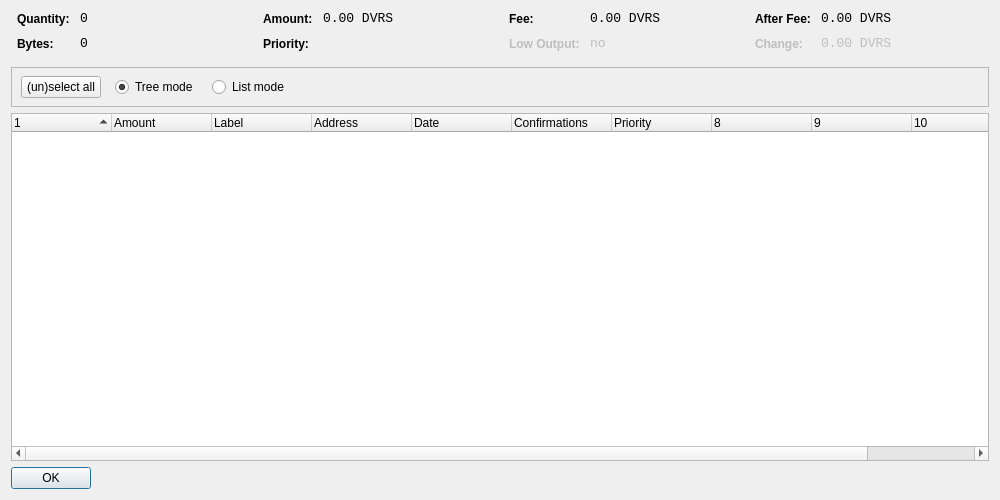
<?xml version="1.0" encoding="UTF-8"?>
<ui version="4.0">
 <class>CoinControlDialog</class>
 <widget class="QDialog" name="CoinControlDialog">
  <property name="geometry">
   <rect>
    <x>0</x>
    <y>0</y>
    <width>1000</width>
    <height>500</height>
   </rect>
  </property>
  <property name="windowTitle">
   <string>Coin Control</string>
  </property>
  <layout class="QVBoxLayout" name="verticalLayout">
   <item>
    <layout class="QHBoxLayout" name="horizontalLayoutTop" stretch="0,0,0,0">
     <property name="topMargin">
      <number>0</number>
     </property>
     <property name="bottomMargin">
      <number>10</number>
     </property>
     <item>
      <layout class="QFormLayout" name="formLayoutCoinControl1">
       <property name="horizontalSpacing">
        <number>10</number>
       </property>
       <property name="verticalSpacing">
        <number>10</number>
       </property>
       <property name="leftMargin">
        <number>6</number>
       </property>
       <property name="rightMargin">
        <number>6</number>
       </property>
       <item row="0" column="0">
        <widget class="QLabel" name="labelCoinControlQuantityText">
         <property name="styleSheet">
          <string notr="true">font-weight:bold;</string>
         </property>
         <property name="text">
          <string>Quantity:</string>
         </property>
        </widget>
       </item>
       <item row="0" column="1">
        <widget class="QLabel" name="labelCoinControlQuantity">
         <property name="font">
          <font>
           <family>Monospace</family>
           <pointsize>10</pointsize>
          </font>
         </property>
         <property name="cursor">
          <cursorShape>IBeamCursor</cursorShape>
         </property>
         <property name="contextMenuPolicy">
          <enum>Qt::ActionsContextMenu</enum>
         </property>
         <property name="text">
          <string notr="true">0</string>
         </property>
         <property name="textInteractionFlags">
          <set>Qt::LinksAccessibleByMouse|Qt::TextSelectableByKeyboard|Qt::TextSelectableByMouse</set>
         </property>
        </widget>
       </item>
       <item row="1" column="0">
        <widget class="QLabel" name="labelCoinControlBytesText">
         <property name="styleSheet">
          <string notr="true">font-weight:bold;</string>
         </property>
         <property name="text">
          <string>Bytes:</string>
         </property>
        </widget>
       </item>
       <item row="1" column="1">
        <widget class="QLabel" name="labelCoinControlBytes">
         <property name="font">
          <font>
           <family>Monospace</family>
           <pointsize>10</pointsize>
          </font>
         </property>
         <property name="cursor">
          <cursorShape>IBeamCursor</cursorShape>
         </property>
         <property name="contextMenuPolicy">
          <enum>Qt::ActionsContextMenu</enum>
         </property>
         <property name="text">
          <string notr="true">0</string>
         </property>
         <property name="textInteractionFlags">
          <set>Qt::LinksAccessibleByMouse|Qt::TextSelectableByKeyboard|Qt::TextSelectableByMouse</set>
         </property>
        </widget>
       </item>
      </layout>
     </item>
     <item>
      <layout class="QFormLayout" name="formLayoutCoinControl2">
       <property name="horizontalSpacing">
        <number>10</number>
       </property>
       <property name="verticalSpacing">
        <number>10</number>
       </property>
       <property name="leftMargin">
        <number>6</number>
       </property>
       <property name="rightMargin">
        <number>6</number>
       </property>
       <item row="0" column="0">
        <widget class="QLabel" name="labelCoinControlAmountText">
         <property name="styleSheet">
          <string notr="true">font-weight:bold;</string>
         </property>
         <property name="text">
          <string>Amount:</string>
         </property>
        </widget>
       </item>
       <item row="0" column="1">
        <widget class="QLabel" name="labelCoinControlAmount">
         <property name="font">
          <font>
           <family>Monospace</family>
           <pointsize>10</pointsize>
          </font>
         </property>
         <property name="cursor">
          <cursorShape>IBeamCursor</cursorShape>
         </property>
         <property name="contextMenuPolicy">
          <enum>Qt::ActionsContextMenu</enum>
         </property>
         <property name="text">
          <string notr="true">0.00 DVRS</string>
         </property>
         <property name="textInteractionFlags">
          <set>Qt::LinksAccessibleByMouse|Qt::TextSelectableByKeyboard|Qt::TextSelectableByMouse</set>
         </property>
        </widget>
       </item>
       <item row="1" column="0">
        <widget class="QLabel" name="labelCoinControlPriorityText">
         <property name="styleSheet">
          <string notr="true">font-weight:bold;</string>
         </property>
         <property name="text">
          <string>Priority:</string>
         </property>
        </widget>
       </item>
       <item row="1" column="1">
        <widget class="QLabel" name="labelCoinControlPriority">
         <property name="font">
          <font>
           <family>Monospace</family>
           <pointsize>10</pointsize>
          </font>
         </property>
         <property name="cursor">
          <cursorShape>IBeamCursor</cursorShape>
         </property>
         <property name="contextMenuPolicy">
          <enum>Qt::ActionsContextMenu</enum>
         </property>
         <property name="text">
          <string/>
         </property>
         <property name="textInteractionFlags">
          <set>Qt::LinksAccessibleByMouse|Qt::TextSelectableByKeyboard|Qt::TextSelectableByMouse</set>
         </property>
        </widget>
       </item>
      </layout>
     </item>
     <item>
      <layout class="QFormLayout" name="formLayoutCoinControl3">
       <property name="horizontalSpacing">
        <number>10</number>
       </property>
       <property name="verticalSpacing">
        <number>10</number>
       </property>
       <property name="leftMargin">
        <number>6</number>
       </property>
       <property name="rightMargin">
        <number>6</number>
       </property>
       <item row="0" column="0">
        <widget class="QLabel" name="labelCoinControlFeeText">
         <property name="styleSheet">
          <string notr="true">font-weight:bold;</string>
         </property>
         <property name="text">
          <string>Fee:</string>
         </property>
        </widget>
       </item>
       <item row="0" column="1">
        <widget class="QLabel" name="labelCoinControlFee">
         <property name="font">
          <font>
           <family>Monospace</family>
           <pointsize>10</pointsize>
          </font>
         </property>
         <property name="cursor">
          <cursorShape>IBeamCursor</cursorShape>
         </property>
         <property name="contextMenuPolicy">
          <enum>Qt::ActionsContextMenu</enum>
         </property>
         <property name="text">
          <string notr="true">0.00 DVRS</string>
         </property>
         <property name="textInteractionFlags">
          <set>Qt::LinksAccessibleByMouse|Qt::TextSelectableByKeyboard|Qt::TextSelectableByMouse</set>
         </property>
        </widget>
       </item>
       <item row="1" column="0">
        <widget class="QLabel" name="labelCoinControlLowOutputText">
         <property name="enabled">
          <bool>false</bool>
         </property>
         <property name="styleSheet">
          <string notr="true">font-weight:bold;</string>
         </property>
         <property name="text">
          <string>Low Output:</string>
         </property>
        </widget>
       </item>
       <item row="1" column="1">
        <widget class="QLabel" name="labelCoinControlLowOutput">
         <property name="enabled">
          <bool>false</bool>
         </property>
         <property name="font">
          <font>
           <family>Monospace</family>
           <pointsize>10</pointsize>
          </font>
         </property>
         <property name="cursor">
          <cursorShape>IBeamCursor</cursorShape>
         </property>
         <property name="contextMenuPolicy">
          <enum>Qt::ActionsContextMenu</enum>
         </property>
         <property name="text">
          <string notr="true">no</string>
         </property>
         <property name="textInteractionFlags">
          <set>Qt::LinksAccessibleByMouse|Qt::TextSelectableByKeyboard|Qt::TextSelectableByMouse</set>
         </property>
        </widget>
       </item>
      </layout>
     </item>
     <item>
      <layout class="QFormLayout" name="formLayoutCoinControl4">
       <property name="horizontalSpacing">
        <number>10</number>
       </property>
       <property name="verticalSpacing">
        <number>10</number>
       </property>
       <property name="leftMargin">
        <number>6</number>
       </property>
       <property name="rightMargin">
        <number>6</number>
       </property>
       <item row="0" column="0">
        <widget class="QLabel" name="labelCoinControlAfterFeeText">
         <property name="styleSheet">
          <string notr="true">font-weight:bold;</string>
         </property>
         <property name="text">
          <string>After Fee:</string>
         </property>
        </widget>
       </item>
       <item row="0" column="1">
        <widget class="QLabel" name="labelCoinControlAfterFee">
         <property name="font">
          <font>
           <family>Monospace</family>
           <pointsize>10</pointsize>
          </font>
         </property>
         <property name="cursor">
          <cursorShape>IBeamCursor</cursorShape>
         </property>
         <property name="contextMenuPolicy">
          <enum>Qt::ActionsContextMenu</enum>
         </property>
         <property name="text">
          <string notr="true">0.00 DVRS</string>
         </property>
         <property name="textInteractionFlags">
          <set>Qt::LinksAccessibleByMouse|Qt::TextSelectableByKeyboard|Qt::TextSelectableByMouse</set>
         </property>
        </widget>
       </item>
       <item row="1" column="0">
        <widget class="QLabel" name="labelCoinControlChangeText">
         <property name="enabled">
          <bool>false</bool>
         </property>
         <property name="styleSheet">
          <string notr="true">font-weight:bold;</string>
         </property>
         <property name="text">
          <string>Change:</string>
         </property>
        </widget>
       </item>
       <item row="1" column="1">
        <widget class="QLabel" name="labelCoinControlChange">
         <property name="enabled">
          <bool>false</bool>
         </property>
         <property name="font">
          <font>
           <family>Monospace</family>
           <pointsize>10</pointsize>
          </font>
         </property>
         <property name="cursor">
          <cursorShape>IBeamCursor</cursorShape>
         </property>
         <property name="contextMenuPolicy">
          <enum>Qt::ActionsContextMenu</enum>
         </property>
         <property name="text">
          <string notr="true">0.00 DVRS</string>
         </property>
         <property name="textInteractionFlags">
          <set>Qt::LinksAccessibleByMouse|Qt::TextSelectableByKeyboard|Qt::TextSelectableByMouse</set>
         </property>
        </widget>
       </item>
      </layout>
     </item>
    </layout>
   </item>
   <item>
    <widget class="QFrame" name="frame">
     <property name="minimumSize">
      <size>
       <width>0</width>
       <height>40</height>
      </size>
     </property>
     <property name="frameShape">
      <enum>QFrame::StyledPanel</enum>
     </property>
     <property name="frameShadow">
      <enum>QFrame::Sunken</enum>
     </property>
     <widget class="QWidget" name="horizontalLayoutWidget">
      <property name="geometry">
       <rect>
        <x>10</x>
        <y>0</y>
        <width>781</width>
        <height>41</height>
       </rect>
      </property>
      <layout class="QHBoxLayout" name="horizontalLayoutPanel" stretch="0,0,0,0,0">
       <property name="spacing">
        <number>14</number>
       </property>
       <item>
        <widget class="QPushButton" name="pushButtonSelectAll">
         <property name="sizePolicy">
          <sizepolicy hsizetype="Maximum" vsizetype="Fixed">
           <horstretch>0</horstretch>
           <verstretch>0</verstretch>
          </sizepolicy>
         </property>
         <property name="text">
          <string>(un)select all</string>
         </property>
        </widget>
       </item>
       <item>
        <widget class="QRadioButton" name="radioTreeMode">
         <property name="sizePolicy">
          <sizepolicy hsizetype="Maximum" vsizetype="Fixed">
           <horstretch>0</horstretch>
           <verstretch>0</verstretch>
          </sizepolicy>
         </property>
         <property name="text">
          <string>Tree mode</string>
         </property>
         <property name="checked">
          <bool>true</bool>
         </property>
        </widget>
       </item>
       <item>
        <widget class="QRadioButton" name="radioListMode">
         <property name="sizePolicy">
          <sizepolicy hsizetype="Maximum" vsizetype="Fixed">
           <horstretch>0</horstretch>
           <verstretch>0</verstretch>
          </sizepolicy>
         </property>
         <property name="text">
          <string>List mode</string>
         </property>
        </widget>
       </item>
       <item>
        <spacer name="horizontalSpacer">
         <property name="orientation">
          <enum>Qt::Horizontal</enum>
         </property>
         <property name="sizeHint" stdset="0">
          <size>
           <width>40</width>
           <height>20</height>
          </size>
         </property>
        </spacer>
       </item>
      </layout>
     </widget>
    </widget>
   </item>
   <item>
    <widget class="CoinControlTreeWidget" name="treeWidget">
     <property name="contextMenuPolicy">
      <enum>Qt::CustomContextMenu</enum>
     </property>
     <property name="sortingEnabled">
      <bool>false</bool>
     </property>
     <property name="columnCount">
      <number>11</number>
     </property>
     <attribute name="headerShowSortIndicator" stdset="0">
      <bool>true</bool>
     </attribute>
     <attribute name="headerStretchLastSection">
      <bool>false</bool>
     </attribute>
     <column>
      <property name="text">
       <string/>
      </property>
     </column>
     <column>
      <property name="text">
       <string>Amount</string>
      </property>
     </column>
     <column>
      <property name="text">
       <string>Label</string>
      </property>
     </column>
     <column>
      <property name="text">
       <string>Address</string>
      </property>
     </column>
     <column>
      <property name="text">
       <string>Date</string>
      </property>
     </column>
     <column>
      <property name="text">
       <string>Confirmations</string>
      </property>
      <property name="toolTip">
       <string>Confirmed</string>
      </property>
     </column>
     <column>
      <property name="text">
       <string>Priority</string>
      </property>
     </column>
     <column>
      <property name="text">
       <string/>
      </property>
     </column>
     <column>
      <property name="text">
       <string/>
      </property>
     </column>
     <column>
      <property name="text">
       <string/>
      </property>
     </column>
     <column>
      <property name="text">
       <string/>
      </property>
     </column>
    </widget>
   </item>
   <item>
    <widget class="QDialogButtonBox" name="buttonBox">
     <property name="sizePolicy">
      <sizepolicy hsizetype="Maximum" vsizetype="Fixed">
       <horstretch>0</horstretch>
       <verstretch>0</verstretch>
      </sizepolicy>
     </property>
     <property name="orientation">
      <enum>Qt::Horizontal</enum>
     </property>
     <property name="standardButtons">
      <set>QDialogButtonBox::Ok</set>
     </property>
    </widget>
   </item>
  </layout>
 </widget>
 <customwidgets>
  <customwidget>
   <class>CoinControlTreeWidget</class>
   <extends>QTreeWidget</extends>
   <header>coincontroltreewidget.h</header>
  </customwidget>
 </customwidgets>
 <resources/>
 <connections/>
</ui>
